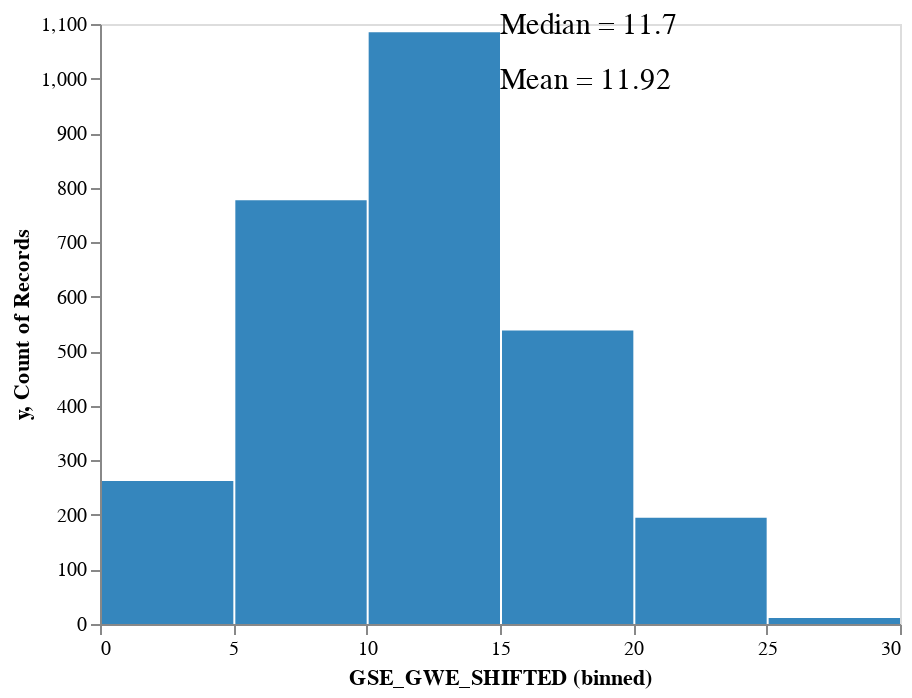

Notebook code cell kept with this figure:
### Markdown cell above
## [Normalize the target to improve accuracy](https://anshikaaxena.medium.com/how-skewed-data-can-skrew-your-linear-regression-model-accuracy-and-transfromation-can-help-62c6d3fe4c53)

### Code cell
#We will view the variables with sqrt applied but we do not need these in the model since 
# we will be using TransformedTargetRegressor to wrap models to aid with Cross Validations
y_train_sqrt = np.sqrt(train_test_dict['y_train'])
y_test_sqrt = np.sqrt(train_test_dict['y_test'])
draw_histogram(pd.DataFrame(y_train_sqrt.reset_index()), "GSE_GWE_SHIFTED" )

### Figure 1 — Vega-Lite specification as saved in the notebook (floating-point values rounded to 4 significant figures; data arrays with more than 128 entries replaced by an {"elided": "..."} marker saying what was removed)
{"config": {"view": {"continuousWidth": 400, "continuousHeight": 300}, "axis": {"grid": false}}, "layer": [{"data": {"name": "data-53be56d0c208dee356da3e5380631b39"}, "mark": {"type": "text", "align": "left", "color": "black", "fontSize": 15}, "encoding": {"text": {"field": "value", "type": "nominal"}, "y": {"field": "y", "type": "quantitative"}}}, {"data": {"name": "data-46caff668e6a290938693e82f45ef2c5"}, "mark": {"type": "bar", "color": "#3586BD"}, "encoding": {"x": {"bin": true, "field": "GSE_GWE_SHIFTED", "type": "quantitative"}, "y": {"aggregate": "count", "type": "quantitative"}}}], "$schema": "https://vega.github.io/schema/vega-lite/v4.17.0.json", "datasets": {"data-53be56d0c208dee356da3e5380631b39": [{"x": 11.92, "y": 1000, "value": "Mean = 11.92"}, {"x": 11.7, "y": 1100, "value": "Median = 11.7"}], "data-46caff668e6a290938693e82f45ef2c5": {"elided": "2868 records"}}}
